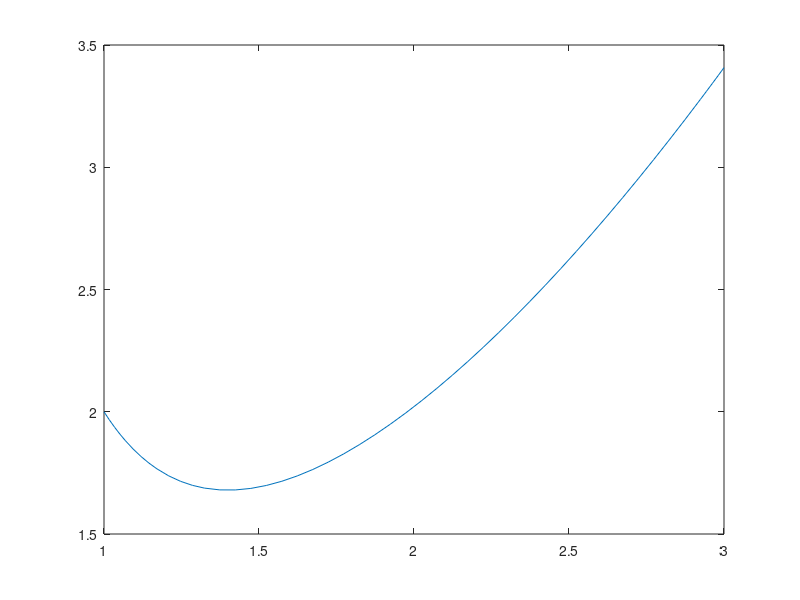

Reproduce this figure in MATLAB.
# L1Z1E

# xy' + 2y = x + x^2, y(1) = 2
# y' = 1 + x - 2y/x

clear;
clc;

[X, Y] = ode45(@(x,y) 1 + x - 2*y/x, [1, 3], 2);
plot(X, Y);
